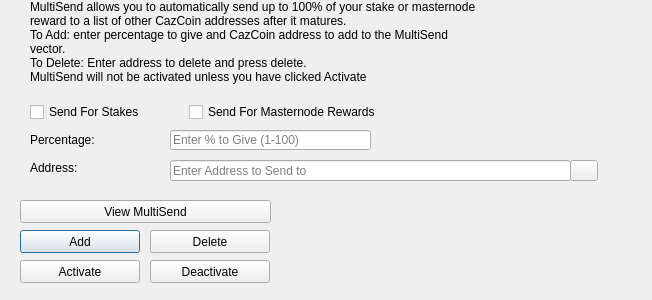
<?xml version="1.0" encoding="UTF-8"?>
<ui version="4.0">
 <class>MultiSendDialog</class>
 <widget class="QDialog" name="MultiSendDialog">
  <property name="windowModality">
   <enum>Qt::NonModal</enum>
  </property>
  <property name="geometry">
   <rect>
    <x>0</x>
    <y>0</y>
    <width>652</width>
    <height>300</height>
   </rect>
  </property>
  <property name="windowTitle">
   <string>MultiSend</string>
  </property>
  <widget class="QLineEdit" name="multiSendPercentEdit">
   <property name="geometry">
    <rect>
     <x>170</x>
     <y>130</y>
     <width>201</width>
     <height>20</height>
    </rect>
   </property>
   <property name="toolTip">
    <string>Enter whole numbers 1 - 100</string>
   </property>
   <property name="placeholderText">
    <string>Enter % to Give (1-100)</string>
   </property>
  </widget>
  <widget class="QLineEdit" name="multiSendAddressEdit">
   <property name="geometry">
    <rect>
     <x>170</x>
     <y>160</y>
     <width>401</width>
     <height>21</height>
    </rect>
   </property>
   <property name="toolTip">
    <string/>
   </property>
   <property name="placeholderText">
    <string>Enter Address to Send to</string>
   </property>
  </widget>
  <widget class="QLabel" name="label_2">
   <property name="geometry">
    <rect>
     <x>30</x>
     <y>0</y>
     <width>451</width>
     <height>121</height>
    </rect>
   </property>
   <property name="lineWidth">
    <number>1</number>
   </property>
   <property name="text">
    <string>MultiSend allows you to automatically send up to 100% of your stake or masternode reward to a list of other CazCoin addresses after it matures.
To Add: enter percentage to give and CazCoin address to add to the MultiSend vector.
To Delete: Enter address to delete and press delete.
MultiSend will not be activated unless you have clicked Activate</string>
   </property>
   <property name="alignment">
    <set>Qt::AlignLeading|Qt::AlignLeft|Qt::AlignTop</set>
   </property>
   <property name="wordWrap">
    <bool>true</bool>
   </property>
  </widget>
  <widget class="QLabel" name="message">
   <property name="geometry">
    <rect>
     <x>290</x>
     <y>200</y>
     <width>351</width>
     <height>91</height>
    </rect>
   </property>
   <property name="text">
    <string/>
   </property>
  </widget>
  <widget class="QPushButton" name="addButton">
   <property name="geometry">
    <rect>
     <x>20</x>
     <y>230</y>
     <width>120</width>
     <height>23</height>
    </rect>
   </property>
   <property name="toolTip">
    <string/>
   </property>
   <property name="statusTip">
    <string>Add to MultiSend Vector</string>
   </property>
   <property name="text">
    <string>Add</string>
   </property>
  </widget>
  <widget class="QPushButton" name="disableButton">
   <property name="geometry">
    <rect>
     <x>150</x>
     <y>260</y>
     <width>120</width>
     <height>23</height>
    </rect>
   </property>
   <property name="statusTip">
    <string>Deactivate MultiSend</string>
   </property>
   <property name="text">
    <string>Deactivate</string>
   </property>
  </widget>
  <widget class="QPushButton" name="addressBookButton">
   <property name="geometry">
    <rect>
     <x>570</x>
     <y>160</y>
     <width>28</width>
     <height>21</height>
    </rect>
   </property>
   <property name="toolTip">
    <string>Choose an address from the address book</string>
   </property>
   <property name="text">
    <string/>
   </property>
   <property name="icon">
    <iconset resource="../cazcoin.qrc">
     <normaloff>:/icons/address-book</normaloff>:/icons/address-book</iconset>
   </property>
   <property name="shortcut">
    <string>Alt+A</string>
   </property>
   <property name="autoDefault">
    <bool>false</bool>
   </property>
  </widget>
  <widget class="QLabel" name="label">
   <property name="geometry">
    <rect>
     <x>30</x>
     <y>130</y>
     <width>121</width>
     <height>20</height>
    </rect>
   </property>
   <property name="toolTip">
    <string>Percentage of stake to send</string>
   </property>
   <property name="text">
    <string>Percentage:</string>
   </property>
  </widget>
  <widget class="QLabel" name="label_5">
   <property name="geometry">
    <rect>
     <x>30</x>
     <y>160</y>
     <width>111</width>
     <height>16</height>
    </rect>
   </property>
   <property name="toolTip">
    <string>Address to send portion of stake to</string>
   </property>
   <property name="text">
    <string>Address:</string>
   </property>
  </widget>
  <widget class="QPushButton" name="deleteButton">
   <property name="geometry">
    <rect>
     <x>150</x>
     <y>230</y>
     <width>120</width>
     <height>23</height>
    </rect>
   </property>
   <property name="toolTip">
    <string/>
   </property>
   <property name="statusTip">
    <string>Delete Address From MultiSend Vector</string>
   </property>
   <property name="text">
    <string>Delete</string>
   </property>
  </widget>
  <widget class="QPushButton" name="activateButton">
   <property name="geometry">
    <rect>
     <x>20</x>
     <y>260</y>
     <width>120</width>
     <height>23</height>
    </rect>
   </property>
   <property name="statusTip">
    <string>Activate MultiSend</string>
   </property>
   <property name="text">
    <string>Activate</string>
   </property>
  </widget>
  <widget class="QPushButton" name="viewButton">
   <property name="geometry">
    <rect>
     <x>20</x>
     <y>200</y>
     <width>251</width>
     <height>23</height>
    </rect>
   </property>
   <property name="toolTip">
    <string/>
   </property>
   <property name="statusTip">
    <string>View MultiSend Vector</string>
   </property>
   <property name="text">
    <string>View MultiSend</string>
   </property>
  </widget>
  <widget class="QWidget" name="horizontalLayoutWidget">
   <property name="geometry">
    <rect>
     <x>30</x>
     <y>100</y>
     <width>351</width>
     <height>24</height>
    </rect>
   </property>
   <layout class="QHBoxLayout" name="horizontalLayout">
    <item>
     <widget class="QCheckBox" name="multiSendStakeCheckBox">
      <property name="text">
       <string>Send For Stakes</string>
      </property>
     </widget>
    </item>
    <item>
     <widget class="QCheckBox" name="multiSendMasternodeCheckBox">
      <property name="text">
       <string>Send For Masternode Rewards</string>
      </property>
     </widget>
    </item>
   </layout>
  </widget>
 </widget>
 <resources>
  <include location="../cazcoin.qrc"/>
 </resources>
 <connections/>
</ui>
